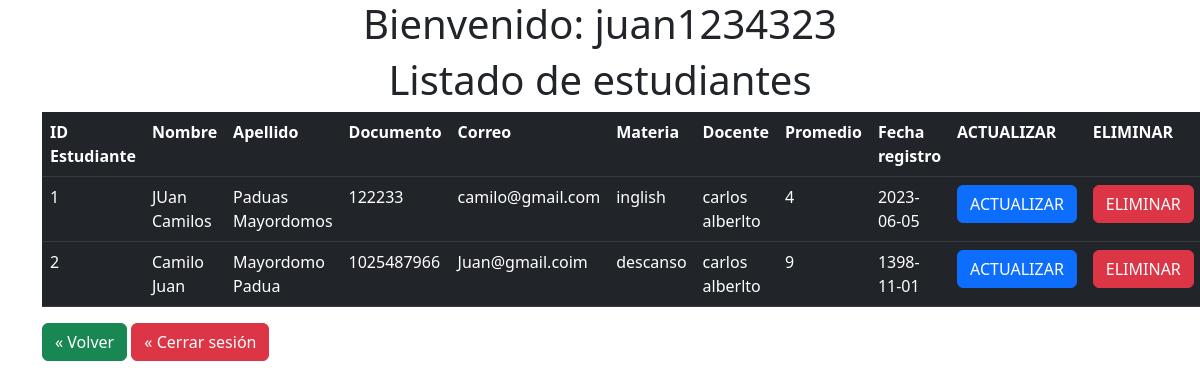
The app's page /Estudiantes/pages/index.php (signed in) with its own data.
### tables this page shows
CREATE TABLE `estudiantes` (
  `id_estudiante` int(11) NOT NULL,
  `Nombreestu` varchar(60) NOT NULL,
  `Apellidoestu` varchar(60) NOT NULL,
  `Documentoestu` varchar(12) NOT NULL,
  `Correoestu` varchar(60) NOT NULL,
  `Materia` varchar(30) NOT NULL,
  `Docente` varchar(30) NOT NULL,
  `Promedio` int(11) NOT NULL,
  `Fecha_registro` date DEFAULT NULL
);

### Conexion.php (called while the page is built, shortened)
<?php
class Conexion{
    private $drive = "mysql";
    private $host = "localhost";
    private $dbname = "notas2023";
    private $user = "root";
    private $password = "";
    public function __construct(){
        try{
            $db = new PDO("{$this->drive}:host={$this->host};dbname={$this->dbname}",$this->user, $this->password);
            $db->setAttribute(PDO::ATTR_ERRMODE,PDO::ERRMODE_EXCEPTION);
            return $db;
        }catch(PDOException $e){
            echo "Ha surgido algun error: Detalle: ".$e->getMessage();
        }
    }
}
?>

### Estudiantes/models/estudiantes.php (called while the page is built, shortened)
<?php
include_once('../../Conexion.php');
class Estudiantes extends Conexion{
    public function __construct(){
        $this->db = parent::__construct();
    }
    public function getest(){
        $row =null;
        $statement=$this->db->prepare("SELECT * FROM estudiantes");
        $statement->execute();
        while($result=$statement->fetch()){
            $row[]=$result;
        }
        return $row;
    }
}
?>

### Estudiantes/pages/index.php (the view, shortened to what this page needs)
<!DOCTYPE html>
<html lang="en">
<head>
    <link href="https://cdn.jsdelivr.net/npm/bootstrap@5.3.0/dist/css/bootstrap.min.css" rel="stylesheet"
>
</head>
<body>
    <div class="container">
    <h1 class="text-center">Bienvenido: <?php echo $_SESSION["usuario"]; ?></h1>
        <h1 style="text-align: center;">Listado de estudiantes </h1>
        <div col="col-auto-mt-5">
            <table class="table table-dark table-hover">
                <tr>
                    <th>ID Estudiante</th>
                    <th>Nombre </th>
                    <th>Apellido</th>
                    <th>Documento</th>
                    <th>Correo</th>
                    <th>Materia</th>
                    <th>Docente</th>
                    <th>Promedio</th>
                    <th>Fecha registro</th>
                    <th>ACTUALIZAR</th>
                    <th>ELIMINAR</th>
                </tr>
                <tbody>
                    <?php
                    require_once('../../Conexion.php');
                    require_once('../models/estudiantes.php');
                    $objeto = new Estudiantes();
                    $datos = $objeto->getest();
                    foreach ($datos as $datos) {
                        ?>
                        <tr>
                            <td>
                                <?php echo $datos['id_estudiante'] ?>
                            </td>
                            <td>
                                <?php echo $datos['Nombreestu'] ?>
                            </td>
                            <td>
                                <?php echo $datos['Apellidoestu'] ?>
                            </td>
                            <td>
                                <?php echo $datos['Documentoestu'] ?>
                            </td>
                            <td>
                                <?php echo $datos['Correoestu'] ?>
                            </td>
                            <td>
                                <?php echo $datos['Materia'] ?>
                            </td>
                            <td>
                                <?php echo $datos['Docente'] ?>
                            </td>
                            <td>
                                <?php echo $datos['Promedio'] ?>
                            </td>
                            <td>
                                <?php echo $datos['Fecha_registro'] ?>
                            </td>
                            <td><a href="editar.php?Id=<?php echo $datos['id_estudiante'] ?>"
                                    class="btn btn-primary">ACTUALIZAR</a></td>
                            <td><a href="../controller/eliminarestudiante.php?Id=<?php echo $datos['id_estudiante'] ?>"
                                    class="btn btn-danger">ELIMINAR</a></td>
                        </tr>
                    <?php } ?>
                </tbody>
            </table>
        </div>
        <a href="../../inicio.php" class="btn btn-success">« Volver</a>
        <a href="../../Usuarios/controller/salir.php" class="btn btn-danger">« Cerrar sesión</a>
    </div>
</body>
</html>

### records on screen
estudiantes: id_estudiante "1", Nombreestu "JUan Camilos", Apellidoestu "Paduas Mayordomos", Documentoestu "122233", Correoestu "camilo@gmail.com", Materia "inglish", Docente "carlos alberlto", Promedio "4", Fecha_registro "2023-06-05"
estudiantes: id_estudiante "2", Nombreestu "Camilo Juan", Apellidoestu "Mayordomo Padua", Documentoestu "1025487966", Correoestu "Juan@gmail.coim", Materia "descanso", Docente "carlos alberlto", Promedio "9", Fecha_registro "1398-11-01"
